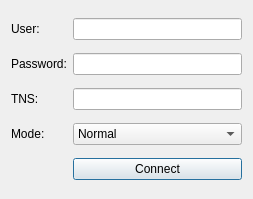
<?xml version="1.0" encoding="UTF-8"?>
<ui version="4.0">
 <class>connect_window</class>
 <widget class="QDialog" name="connect_window">
  <property name="windowModality">
   <enum>Qt::ApplicationModal</enum>
  </property>
  <property name="geometry">
   <rect>
    <x>0</x>
    <y>0</y>
    <width>253</width>
    <height>199</height>
   </rect>
  </property>
  <property name="windowTitle">
   <string>Connect</string>
  </property>
  <property name="windowIcon">
   <iconset resource="resource.qrc">
    <normaloff>:/icons/icons/MSql.ico</normaloff>:/icons/icons/MSql.ico</iconset>
  </property>
  <property name="modal">
   <bool>true</bool>
  </property>
  <layout class="QGridLayout" name="gridLayout">
   <item row="0" column="0">
    <widget class="QLabel" name="label">
     <property name="text">
      <string>User:</string>
     </property>
     <property name="buddy">
      <cstring>e_user</cstring>
     </property>
    </widget>
   </item>
   <item row="0" column="2">
    <widget class="QLineEdit" name="e_user">
     <property name="clearButtonEnabled">
      <bool>true</bool>
     </property>
    </widget>
   </item>
   <item row="1" column="0" colspan="2">
    <widget class="QLabel" name="label_2">
     <property name="text">
      <string>Password:</string>
     </property>
     <property name="buddy">
      <cstring>e_password</cstring>
     </property>
    </widget>
   </item>
   <item row="1" column="2">
    <widget class="QLineEdit" name="e_password">
     <property name="echoMode">
      <enum>QLineEdit::Password</enum>
     </property>
     <property name="clearButtonEnabled">
      <bool>true</bool>
     </property>
    </widget>
   </item>
   <item row="2" column="0" colspan="2">
    <widget class="QLabel" name="label_3">
     <property name="text">
      <string>TNS:</string>
     </property>
     <property name="buddy">
      <cstring>e_tns</cstring>
     </property>
    </widget>
   </item>
   <item row="2" column="2">
    <widget class="QLineEdit" name="e_tns">
     <property name="clearButtonEnabled">
      <bool>true</bool>
     </property>
    </widget>
   </item>
   <item row="3" column="2">
    <widget class="QComboBox" name="e_mode">
     <item>
      <property name="text">
       <string>Normal</string>
      </property>
     </item>
     <item>
      <property name="text">
       <string>SYSDBA</string>
      </property>
     </item>
    </widget>
   </item>
   <item row="4" column="2">
    <widget class="QPushButton" name="b_connect">
     <property name="text">
      <string>Connect</string>
     </property>
     <property name="icon">
      <iconset resource="resource.qrc">
       <normaloff>:/icons/icons/connect.png</normaloff>:/icons/icons/connect.png</iconset>
     </property>
    </widget>
   </item>
   <item row="3" column="0" colspan="2">
    <widget class="QLabel" name="label_4">
     <property name="text">
      <string>Mode:</string>
     </property>
     <property name="buddy">
      <cstring>e_mode</cstring>
     </property>
    </widget>
   </item>
  </layout>
 </widget>
 <resources>
  <include location="resource.qrc"/>
 </resources>
 <connections/>
</ui>
